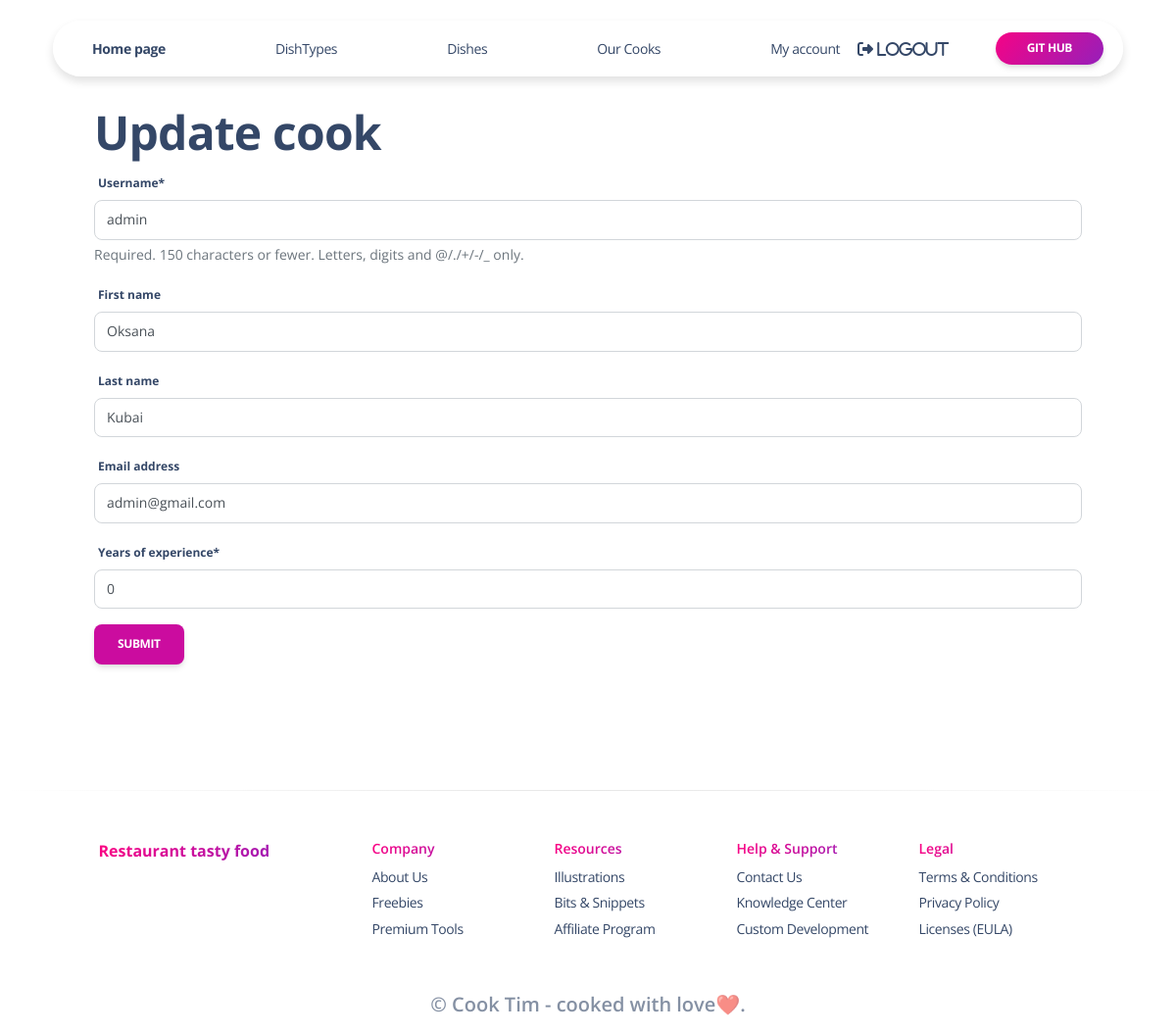
The page /cooks/1/update/ (signed in) on the database its author committed.
### kitchen/models.py (models this page shows, shortened)
class Cook(AbstractUser):
    years_of_experience = models.PositiveIntegerField(default=0)
    class Meta:
        verbose_name = "cook"
        verbose_name_plural = "cooks"
        ordering = ["username"]

### kitchen/views.py (the view)
class CookExperienceUpdateView(LoginRequiredMixin, generic.UpdateView):
    model = Cook
    form_class = CookExperienceUpdateForm
    success_url = reverse_lazy("kitchen:cook-list")

### kitchen/forms.py (shortened to what this page needs)
class CookExperienceUpdateForm(forms.ModelForm):
    class Meta:
        model = Cook
        fields = UserCreationForm.Meta.fields + (
            "first_name",
            "last_name",
            "email",
            "years_of_experience"
        )

### templates/kitchen/cook_form.html (shortened to what this page needs)
{% extends "base.html" %}
{% load crispy_forms_filters %}
{% block content %}
  <h1>{{ object|yesno:"Update,Create" }} cook</h1>
  <form action="" method="post" novalidate>
    {{ form|crispy }}
    <input type="submit" value="Submit" class="btn btn-primary">
  </form>
{% endblock %}

### templates/base.html (style rules this page uses)
body { padding-top:5px; }

### rows shown on the page
Cook: username "admin", first_name "Oksana", last_name "Kubai", email "admin@gmail.com", years_of_experience "0"

### other values the page prints
{{ object|yesno:"Update,Create" }} "Update"
